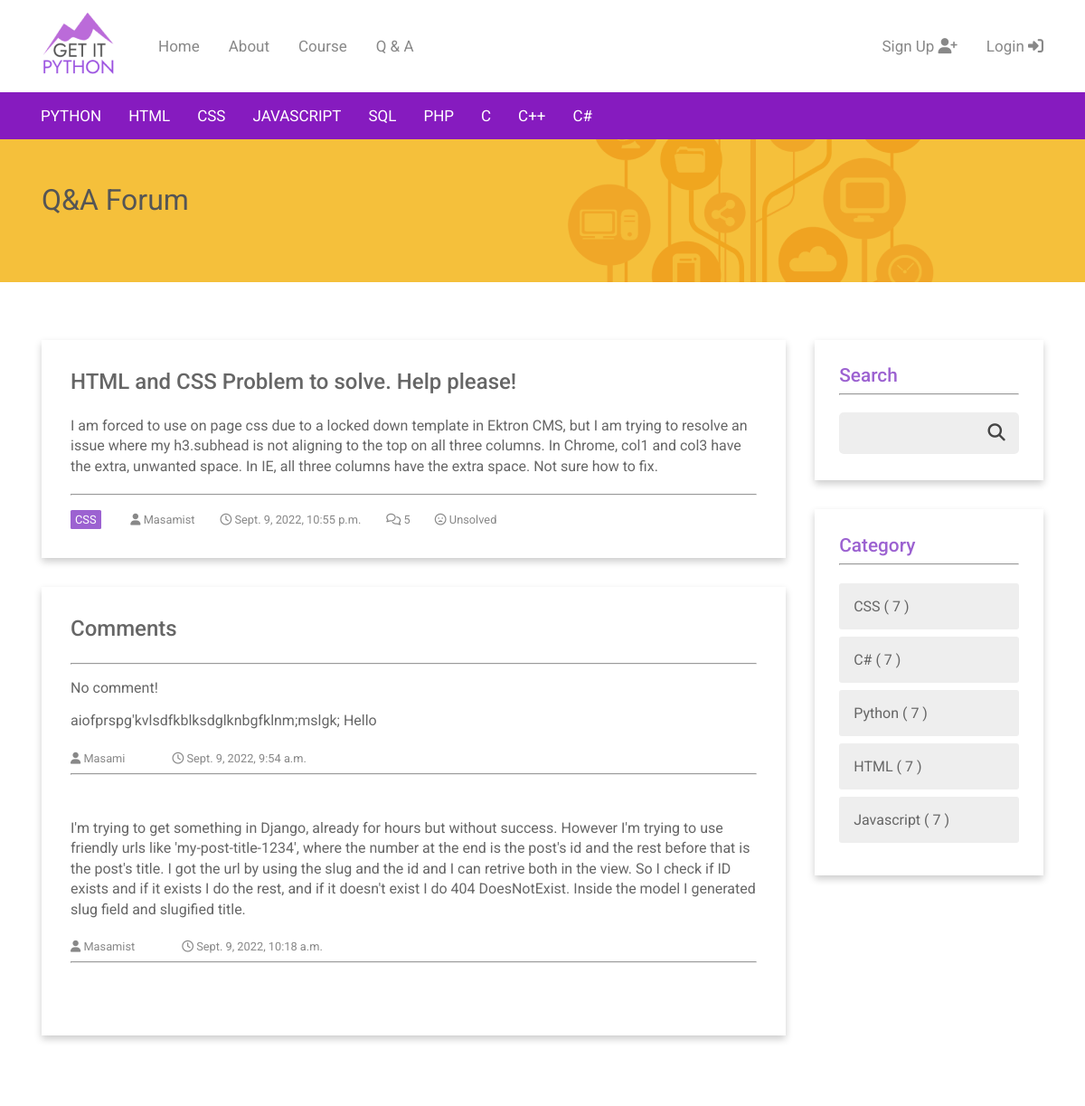
/forums/detail/1/ (upper part), run on an earlier commit of the app's database.
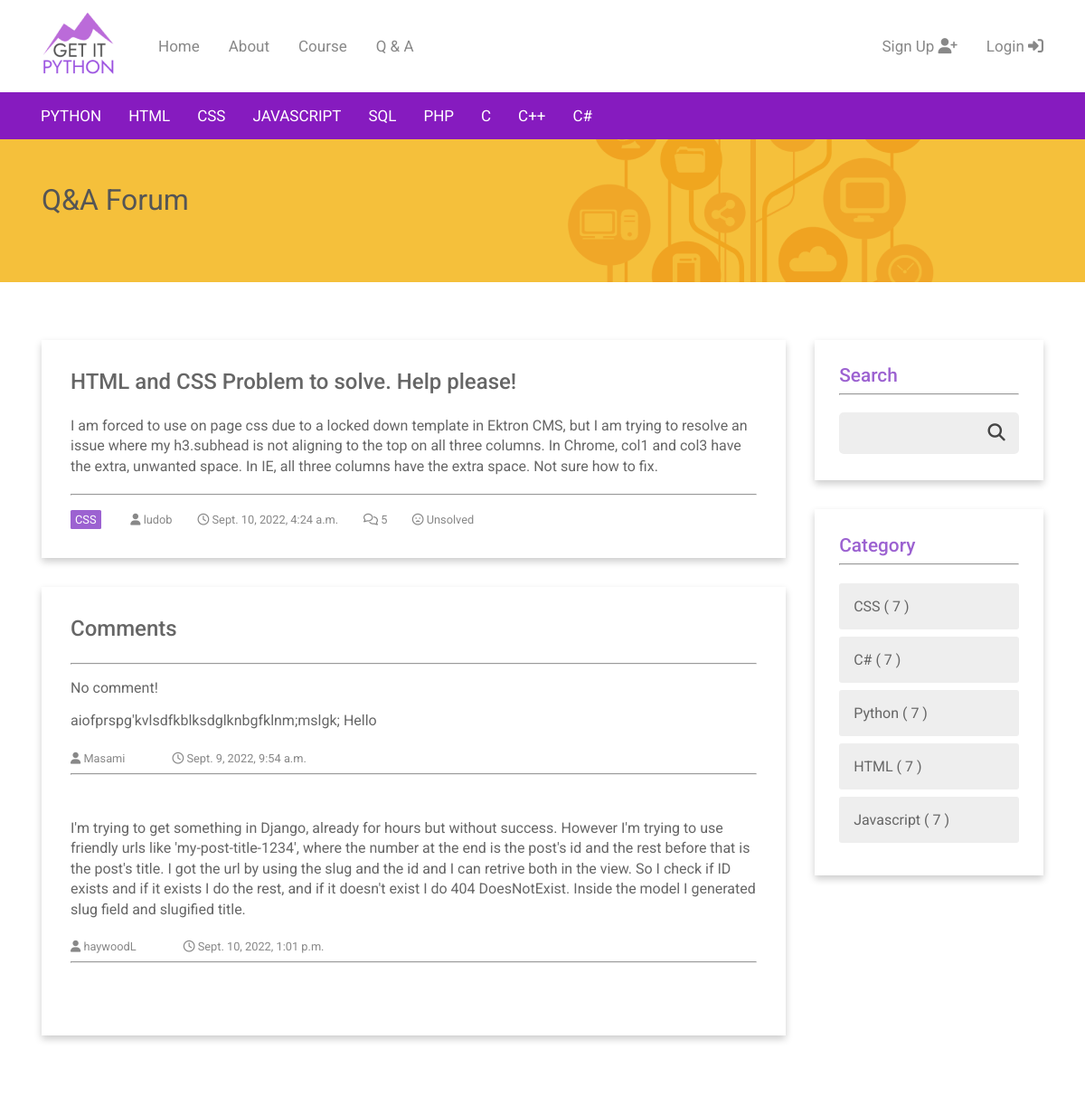
And on a later commit of the database.
### forums/models.py (models this page shows, shortened)
class Forum(models.Model):
    title = models.CharField(max_length=255, unique=True)
    slug = models.SlugField(allow_unicode=True, unique=True)
    category = models.ForeignKey(
        Category, related_name="categories", on_delete=models.CASCADE)
    description = models.TextField(blank=True, default='')
    created_at = models.DateTimeField(auto_now=True)
    updated = models.DateTimeField(auto_now=True)
    is_closed = models.BooleanField(default=False)
    user = models.ForeignKey(User, related_name='forums',
                             on_delete=models.CASCADE)
    class Meta:
        ordering = ["-created_at"]

class Comment(models.Model):
    user = models.ForeignKey(User, related_name='Comments',
                             on_delete=models.CASCADE)
    forum = models.ForeignKey(
        Forum, related_name='comments', null=True, blank=True, on_delete=models.CASCADE)
    created_at = models.DateTimeField(auto_now=True)
    updated = models.DateTimeField(auto_now=True)
    message = models.TextField()
    class Meta:
        ordering = ['created_at']

class Category(models.Model):
    name = models.CharField(max_length=50, unique=True)
    position = models.IntegerField(default=0)
    class Meta:
        ordering = ['position']
    def __str__(self):
        return self.name

### accounts/models.py (models this page shows)
class CustomUser(AbstractUser):
    age = models.PositiveIntegerField(null=True, blank=True)

### forums/views.py (the view, shortened to what this page needs)
# urls.py: path("detail/<pk>/", views.SingleForum.as_view(), name='single'),
class SingleForum(generic.DetailView):
    model = Forum
    def get_context_data(self, **kwargs):
        context = super().get_context_data(**kwargs)
        context['category'] = Category.objects.all()
        return context

### forums/templates/forums/forum_detail.html (shortened to what this page needs)
{% extends 'forums/forum_base.html' %}
{% block forum_header %}
    {% include "forums/_forum_simple_header.html" %}
{% endblock %}
{% block forum_content %}
    <div class="card_forum_detail">
        <h2 class="forum_list_title">{{forum.title}}</h2>
        <p class="form_list_text">{{forum.description}}</p>
        <hr>
        <div class="forum_list_detail">
            <span id="tag">{{forum.category}}</span>
            <span><i class="fas fa-user"></i> {{forum.user}}</span>
            <span><i class="far fa-clock"></i> {{forum.created_at}}</span>
            <span><i class="far fa-comments"></i> 5 </span>
            {% if forum.is_closed != true %}
                <span><i class="far fa-frown-open"></i> Unsolved</span>
            {% else %}
                <span><i class="fas fa-check" style="color:#F5C03B;"></i> Solved</span>
            {% endif %}
        </div>
    </div>
{% endblock %}
{% block post_content %}
    <div class="card_comment">
        <div class="comment_title_container">
            <div><h2 class="forum_list_title">Comments</h2></div>
        </div>
        <hr>
        {% if comment|length == 0 %}
            <p class="form_list_text_no_comment">No comment!</p>
        {% endif %}
        {% for comment in forum.comments.all %}
            <div class="forum_comment_detail">
                <p class="form_list_text">{{ comment.message }}</p>
                <span><i class="fas fa-user"></i> {{ comment.user }}</span>
                <span><i class="far fa-clock"></i> {{ comment.created_at }}</span>
            </div>
            <hr class="coment_line">
        {% endfor %}
    </div>
{% endblock %}
{% block category %}
<div>
    <div class="card_forum_detail_search">
        {% if user.is_authenticated %}
            <h3 class="forum_cat_title">Hi {{ user.username }}!</h3>
            <hr>
            <div class="forum_cat_list_container">
                <a class="forum_user_box" href="{% url 'forums:create' %}">
                    <i class="fas fa-edit"></i> Post New Question</a>
                <a class="forum_user_box" href="{% url 'forums:selected_user' user.username %}">Your Post List</a>
                <a class="forum_user_box" href="#">Your Comment List</a>
            </div>
        {% else %}
        <h3 class="forum_cat_title">Search</h3>
        <hr>
        <br>
        {% endif %}
        <form class="forum_search_right" action="#">
            <input type="text" name="search"><button type="submit"><i class="fa fa-search"></i></button>
        </form>
    </div>
    <div class="card_forum">
        <h3 class="forum_cat_title">Category</h3>
        <hr>
        <div class="forum_cat_list_container">
            {% for c in category %}
            <a class="forum_cat_box" href="#">{{c.name}} &#40; 7 &#41;</a>
            {% endfor %}
        </div>
{% endblock %}

What changed in the data, as far as the page shows it:
changed Forum "HTML and CSS Problem to solve. Help please!": user "Masamist" → "ludob"; created_at "Sept. 9, 2022, 10:55 p.m." → "Sept. 10, 2022, 4:24 a.m."
changed Comment: user "Masamist" → "haywoodL"; created_at "Sept. 9, 2022, 10:18 a.m." → "Sept. 10, 2022, 1:01 p.m."
